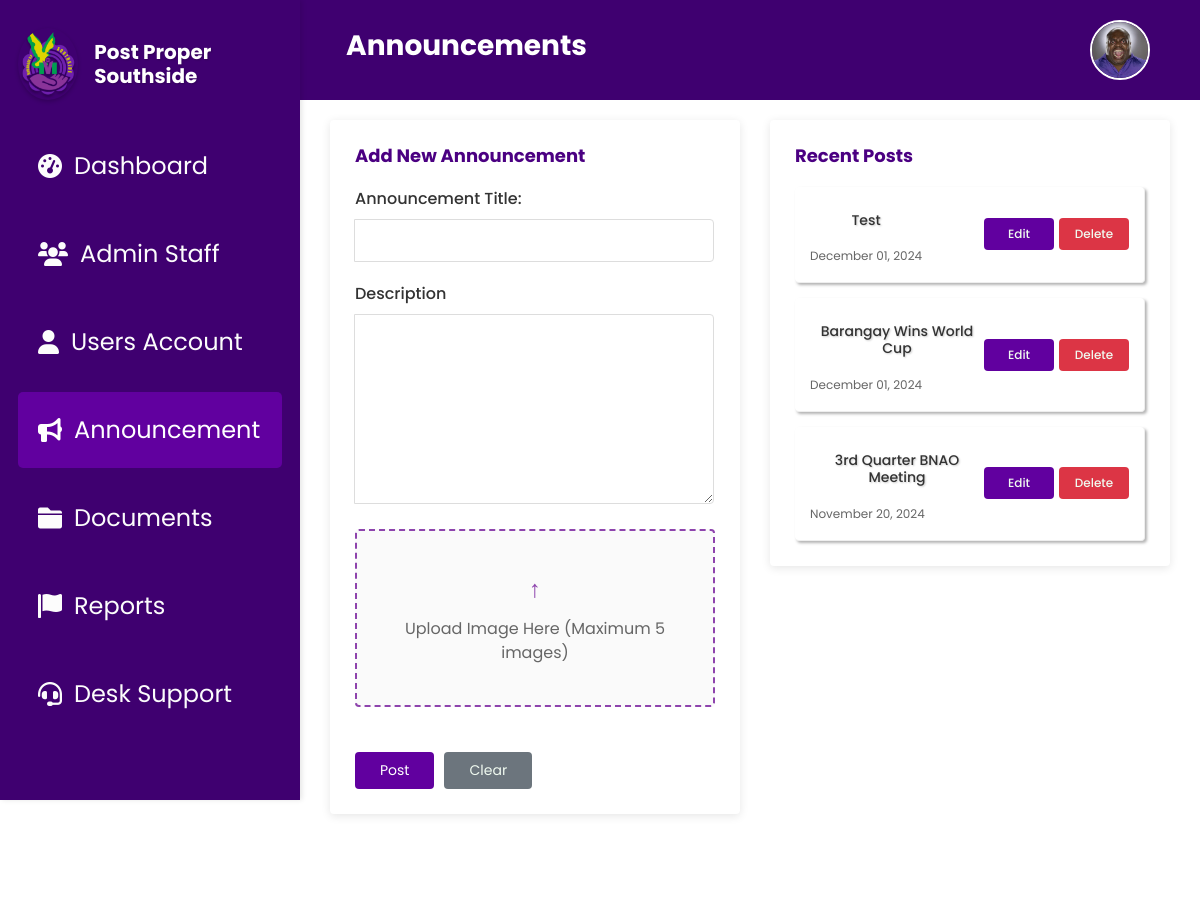
Before: /announcement.php (signed in) with the older database file.
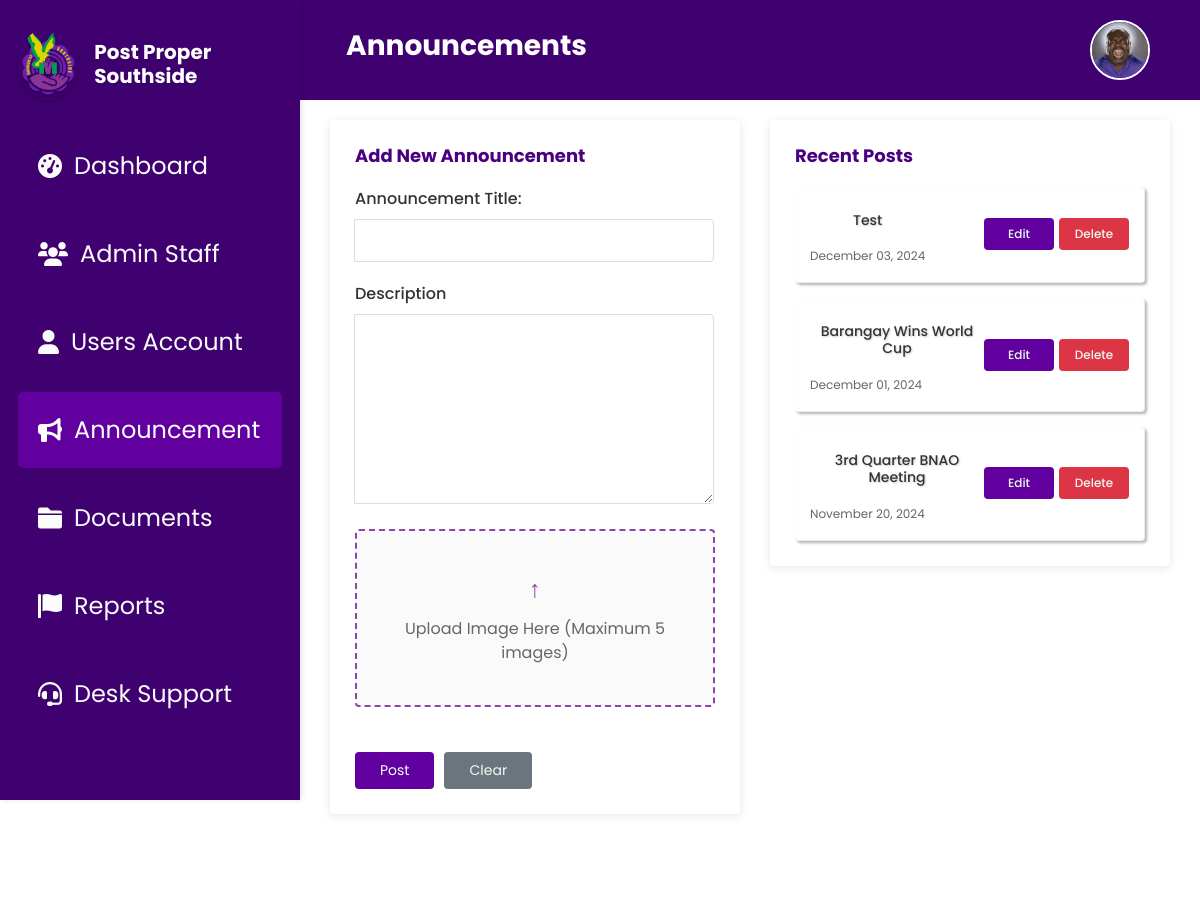
After: the same page with the newer database file.
### tables this page shows
CREATE TABLE `barangay_announcements` (
  `id` int(11) NOT NULL,
  `announcement_title` varchar(255) NOT NULL,
  `description_text` text NOT NULL,
  `announcement_images` longtext DEFAULT NULL,
  `created_at` timestamp NOT NULL DEFAULT current_timestamp(),
  `posted_at` varchar(255) DEFAULT current_timestamp()
);

### announcement.php (the view, shortened to what this page needs)
<?php
include 'db.php';
$query = "SELECT id, announcement_title, description_text, announcement_images, created_at FROM barangay_announcements ORDER BY created_at DESC LIMIT 10";
$stmt = $conn->prepare($query);
$stmt->execute();
$announcements = $stmt->fetchAll(PDO::FETCH_ASSOC);
?>
<!DOCTYPE html>
<html lang="en">
<head>
    <link rel="stylesheet" href="css/Announcement.css">
    <link href="https://cdn.jsdelivr.net/npm/bootstrap@5.3.0/dist/css/bootstrap.min.css" rel="stylesheet">
    <link href="https://cdnjs.cloudflare.com/ajax/libs/font-awesome/6.0.0-beta3/css/all.min.css" rel="stylesheet">
</head>
<body>
<?php
    include 'header.php';
?>
<?php include 'sidebar.php'; ?>
<div class="main-content">
    <div class="content-layout">
        <div class="left-section">
            <div class="white-card">
                <h2>Add New Announcement</h2>
                <form action="process_announcement.php" method="POST" enctype="multipart/form-data">
                    <div class="input-group">
    <label for="title">Announcement Title:</label>
    <input type="text" name="title" id="title" class="full-width-input" required>
</div>
<div class="input-group">
    <label for="description">Description</label>
    <textarea name="description" id="description" class="full-width-input" rows="8" required></textarea>
</div>
                    <div class="upload-section">
                        <div class="upload-box">
                            <div class="upload-icon">↑</div>
                            <div class="upload-text">Upload Image Here (Maximum 5 images)</div>
                        </div>
                    </div>
                    <div class="button-group">
                        <button type="button" class="btn-save" onclick="showPublishModal()">Post</button>
                        <button type="reset" class="btn-clear" onclick="clearImagePreview()">Clear</button>
                    </div>
                </form>
            </div>
        </div>
         <div class="right-section">
            <div class="white-card">
                <h2>Recent Posts</h2>
                <div class="posts-list">
                <?php
                    foreach ($announcements as $announcement) {
                        $formattedDate = date("F d, Y", strtotime($announcement['created_at']));
                        echo '<div class="post-item">
                                <div class="post-content">
                                    <h3>' . htmlspecialchars($announcement['announcement_title']) . '</h3>
                                    <span class="post-date">' . htmlspecialchars($formattedDate) . '</span>
                                </div>
                                <div class="post-actions">
                                    <a href="post_edit.php?id=' . $announcement['id'] . '" class="btn-edit">Edit</a>
                                    <a href="#" class="btn-delete" data-id="' . $announcement['id'] . '">Delete</a>
                                </div>
                            </div>';
                    }
                ?>
                </div>
            </div>
        </div>
    </div>
</div>
</body>
</html>

Changed rows visible on the page:
changed barangay_announcements "Test": created_at "December 01, 2024" → "December 03, 2024"
